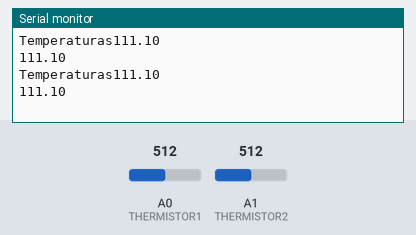
The sketch below on a simulated Arduino Uno, built with avr-gcc and run on an emulated ATmega328P. Shown: the last lines printed to the serial monitor. The inputs (shaded band) are chosen by the test bench; at power-on: A0 (THERMISTOR1) = 512, A1 (THERMISTOR2) = 512.

Above: at 1.2 s.
1.3 s: A0 (THERMISTOR1) set to 716
At 2.6 s:
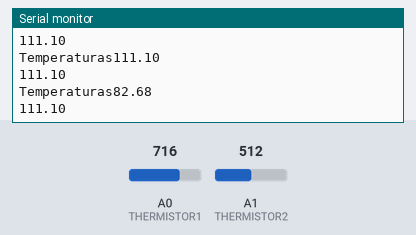
2.8 s: A1 (THERMISTOR2) set to 716
At 4.0 s:
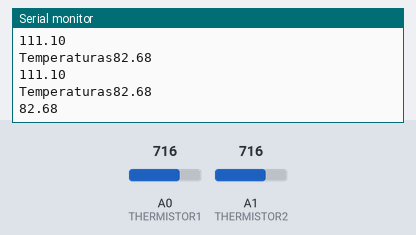
4.3 s: A0 (THERMISTOR1) set to 900
At 4.6 s:
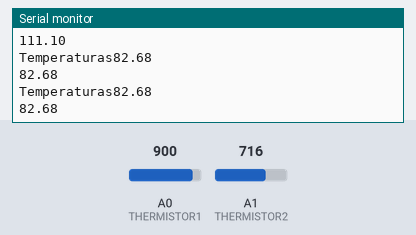
5.8 s: A1 (THERMISTOR2) set to 900
At 7.2 s:
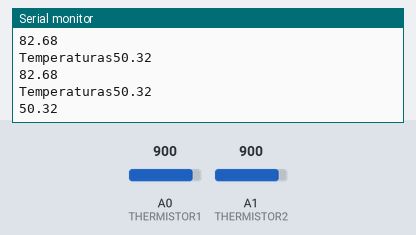
Timing chart, 0 to 8.3 s (numbered marks = the images above; inputs shaded):
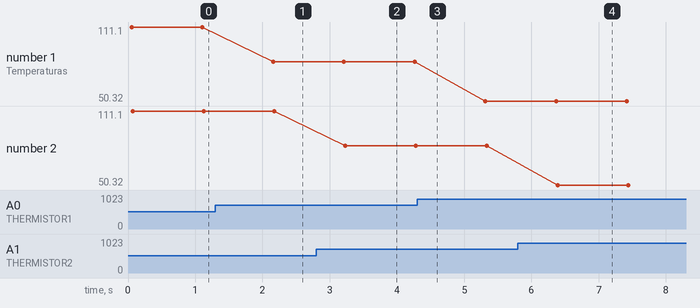

The sketch:

thermistor.ino
```cpp
/*
 * Asador de mazorcas - HGL Team
 * Lectura de termistores
 * 2017
*/

#define THERMISTOR1 A0
#define THERMISTOR2 A1

#define THERMISTORNOMINAL 100000
#define TEMPERATURENOMINAL 25
#define BCOEFFICIENT 4066
#define SERIESRESISTOR 4700

#define NUMSAMPLES 5

int samples1[NUMSAMPLES];
int samples2[NUMSAMPLES];

float temperature1 = 0;
float temperature2 = 0;

void setup() {
  Serial.begin(9600);
}

void loop() {
  uint8_t i;
  float average1;
  float average2;

  for (i=0; i< NUMSAMPLES; i++) {
   samples1[i] = analogRead(THERMISTOR1);
   samples2[i] = analogRead(THERMISTOR2);
   delay(10);
  }

  average1 = 0;
  average2 = 0;
  for (i=0; i< NUMSAMPLES; i++) {
     average1 += samples1[i];
     average2 += samples2[i];
  }
  average1 /= NUMSAMPLES;
  average2 /= NUMSAMPLES;

  //Serial.println(average1);
  //Serial.println(average2);

  // convert the value to resistance
  average1 = 1023 / average1 - 1;
  average1 = SERIESRESISTOR / average1;
  average2 = 1023 / average2 - 1;
  average2 = SERIESRESISTOR / average2;
  //Serial.print("Thermistor resistance ");
  //Serial.println(average1);
  //Serial.println(average2);

  temperature1 = average1 / THERMISTORNOMINAL;     // (R/Ro)
  temperature1 = log(temperature1);                  // ln(R/Ro)
  temperature1 /= BCOEFFICIENT;                   // 1/B * ln(R/Ro)
  temperature1 += 1.0 / (TEMPERATURENOMINAL + 273.15); // + (1/To)
  temperature1 = 1.0 / temperature1;                 // Invert
  temperature1 -= 273.15;                         // convert to C

  temperature2 = average2 / THERMISTORNOMINAL;     // (R/Ro)
  temperature2 = log(temperature2);                  // ln(R/Ro)
  temperature2 /= BCOEFFICIENT;                   // 1/B * ln(R/Ro)
  temperature2 += 1.0 / (TEMPERATURENOMINAL + 273.15); // + (1/To)
  temperature2 = 1.0 / temperature2;                 // Invert
  temperature2 -= 273.15;                         // convert to C

  Serial.print("Temperaturas");
  Serial.println(temperature1);
  Serial.println(temperature2);

  delay(1000);
}
```

Measured:
- after the input at 1.3 s, the serial monitor: prints a new line after 0.86 s (image 1)
- after the input at 2.8 s, the serial monitor: prints a new line after 0.43 s (image 2)
- after the input at 5.8 s, the serial monitor: prints a new line after 0.59 s (image 4)
- plotted number 1: 111.1 → 82.68 after the input at 1.3 s, 82.68 → 50.32 after the input at 4.3 s
